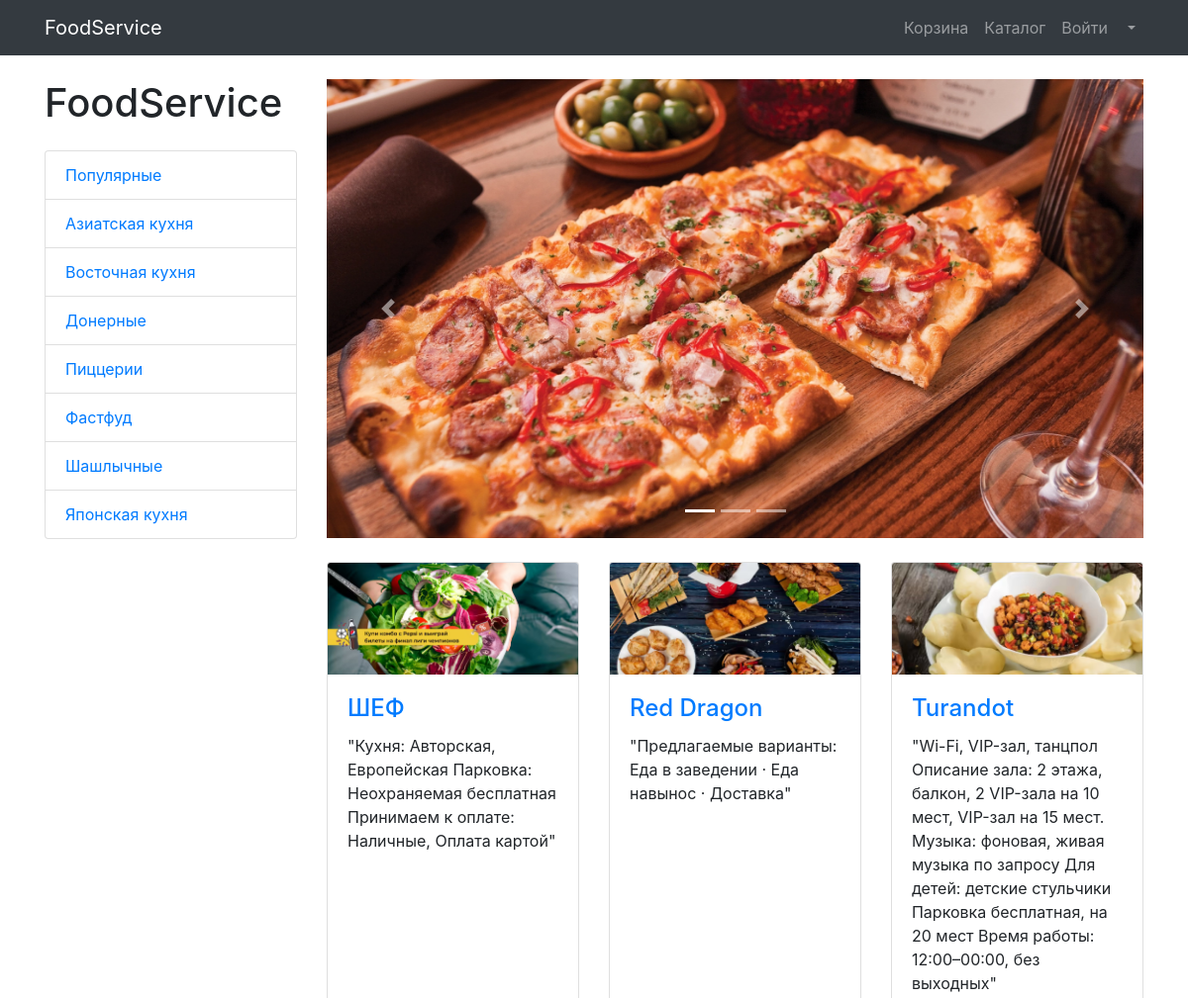
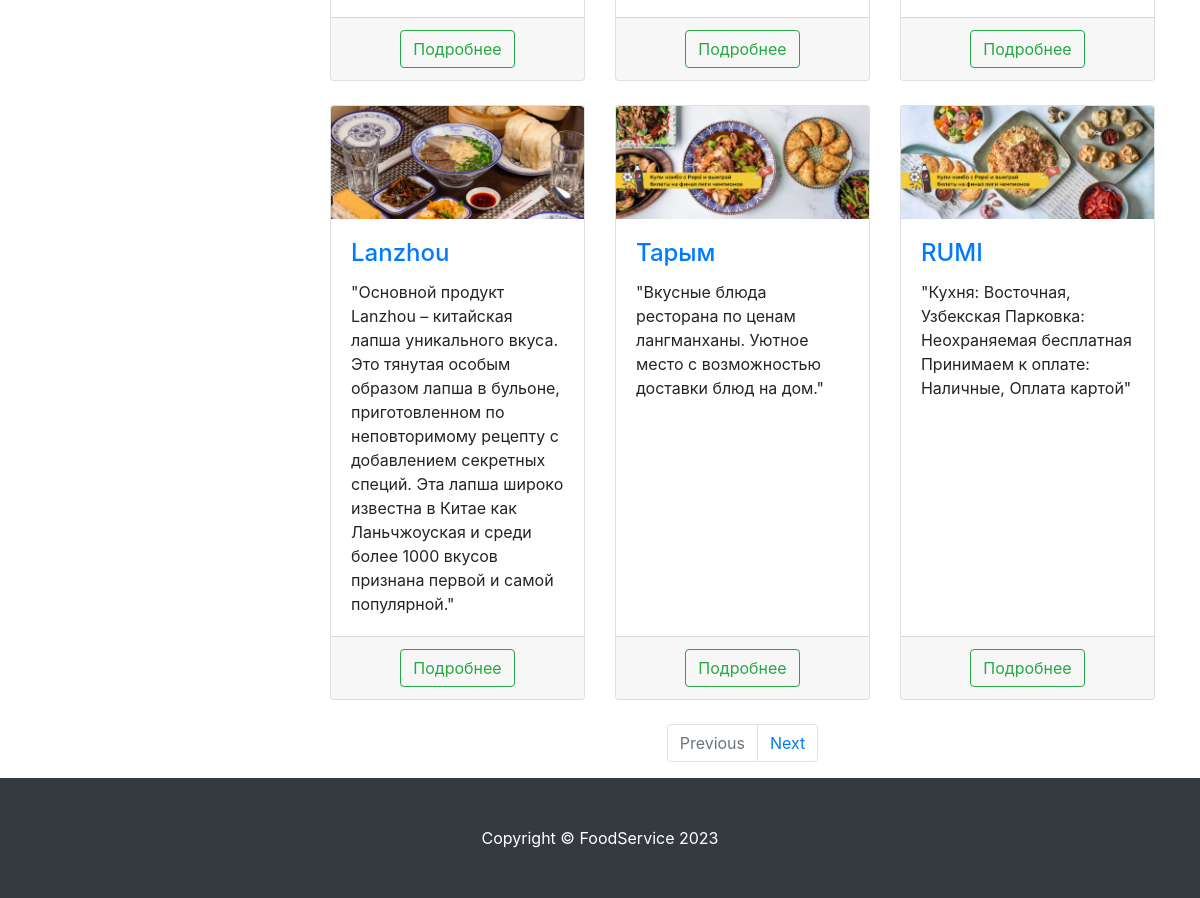
/restaurants, run on an earlier commit of the app's database (2 pictures, top to bottom).
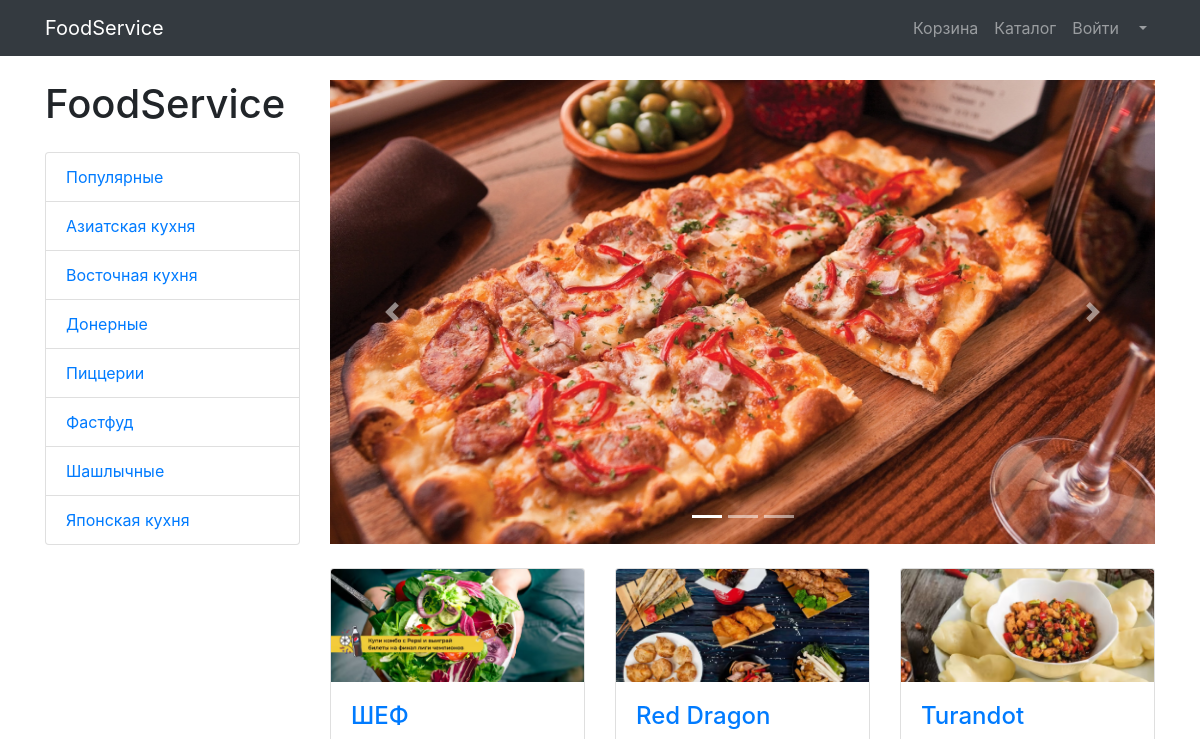
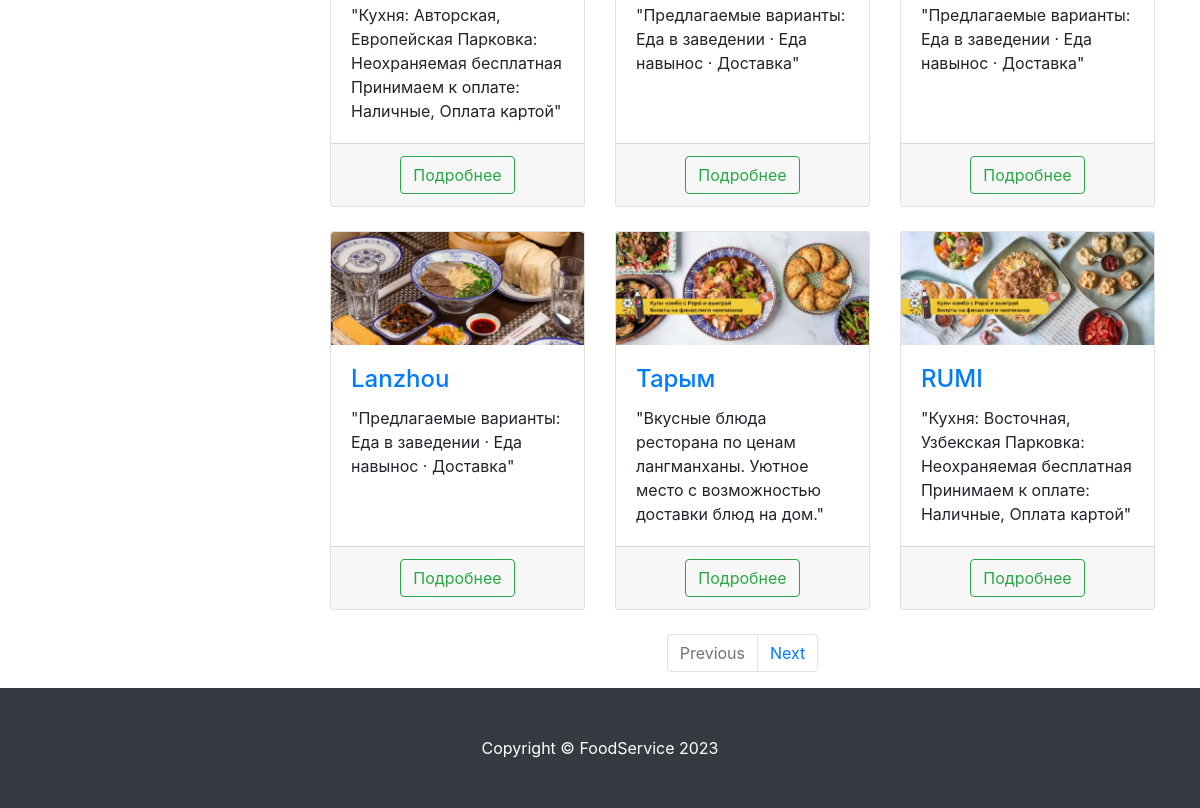
And on a later commit of the database (2 pictures, top to bottom).
### restaurants/models.py (models this page shows, shortened)
class RestaurantCategory(models.Model):
    name = models.CharField(max_length=256)
    description = models.TextField(max_length=1024)
    def __str__(self):
        return self.name

class Restaurant(models.Model):
    name = models.CharField(max_length=256)
    address = models.CharField(max_length=256)
    description = models.TextField(max_length=1024)
    category = models.ForeignKey(to=RestaurantCategory, on_delete=models.CASCADE)
    image = models.ImageField(upload_to='restaurant_image', null=True)

### restaurants/views.py (the view)
# urls.py: path('', include('restaurants.urls', namespace='restaurants')),
def restaurants(request, category_id=None):
    if category_id:
        category = RestaurantCategory.objects.get(id=category_id)
        restaurant_list = Restaurant.objects.filter(category=category)
    else:
        restaurant_list = Restaurant.objects.all()
    p = Paginator(restaurant_list, 6)
    page_number = request.GET.get('page')
    page_obj = p.get_page(page_number)
    context = {
        'title': "FoodService - Restaurants",
        'restaurants': restaurant_list,
        'categories': RestaurantCategory.objects.all(),
        'page_obj': page_obj,
    }
    return render(request, 'restaurants/restaurants.html', context)

### restaurants/templates/restaurants/restaurants.html (shortened to what this page needs)
{% load static %}
<!DOCTYPE html>
<html lang="en">
<head>
    <link href="{% static 'vendor/bootstrap/css/bootstrap.min.css' %}" rel="stylesheet">
    <link href="{% static 'vendor/css/products.css' %}" rel="stylesheet">
</head>
<body>
<nav class="navbar navbar-expand-lg navbar-dark bg-dark fixed-top">
    <div class="container">
        <a class="navbar-brand" href="{% url 'restaurants:index' %}">FoodService</a>
        <div class="collapse navbar-collapse" id="navbarResponsive">
            <ul class="navbar-nav ml-auto">
                <li class="nav-item">
                    <a class="nav-link" href="{% url 'restaurants:basket' %}">Корзина  </a>
                </li>
                <li class="nav-item">
                    <a class="nav-link" href="{% url 'restaurants:restaurants' %}">Каталог </a>
                </li>
                <li class="nav-item">
                    <a class="nav-link" href="{% url 'users:login' %}">Войти </a>
                </li>
                <li class="nav-item dropdown">
                    <a class="nav-link dropdown-toggle" href="#" id="navbarDropdown" role="button"
                       data-bs-toggle="dropdown" aria-expanded="false">
                    </a>
                </li>
            </ul>
        </div>
    </div>
</nav>
<div class="container">
    <div class="row">
        <div class="col-lg-3">
            <h1 class="my-4">FoodService</h1>
            <div class="list-group">
                {% for category in categories %}
                <a href="{% url 'restaurants:category' category.id %}" class="list-group-item">{{ category }}</a>
                {% endfor %}
            </div>
        </div>
        <div class="col-lg-9">
            <div id="carouselExampleIndicators" class="carousel slide my-4" data-ride="carousel">
                <ol class="carousel-indicators">
                    <li data-target="#carouselExampleIndicators" data-slide-to="0" class="active"></li>
                    <li data-target="#carouselExampleIndicators" data-slide-to="1"></li>
                    <li data-target="#carouselExampleIndicators" data-slide-to="2"></li>
                </ol>
                <div class="carousel-inner" role="listbox">
                    <div class="carousel-item active">
                        <img class="d-block img-fluid" src="{% static 'vendor/img/slides/slide_1.jpg' %}" alt="First slide">
                    </div>
                </div>
                <a class="carousel-control-prev" href="#carouselExampleIndicators" role="button" data-slide="prev">
                    <span class="carousel-control-prev-icon" aria-hidden="true"></span>
                </a>
                <a class="carousel-control-next" href="#carouselExampleIndicators" role="button" data-slide="next">
                    <span class="carousel-control-next-icon" aria-hidden="true"></span>
                </a>
            </div>
            <div class="row">
                {% for restaurant in page_obj %}
                <div class="col-lg-4 col-md-6 mb-4">
                    <div class="card h-100">
                        <a href="{% url 'restaurants:restaurant' restaurant.id %}">
                            <img class="card-img-top"
                                 src={{restaurant.image.url}}
                                 alt="">
                        </a>
                        <div class="card-body">
                            <h4 class="card-title">
                                <a href="{% url 'restaurants:restaurant' restaurant.id %}">{{restaurant.name}}</a>
                            </h4>
                            <p class="card-text">"{{restaurant.description}}"</p>
                        </div>
                        <div class="card-footer text-center">
                            <a type="button" class="btn btn-outline-success"
                               href="{% url 'restaurants:restaurant' restaurant.id %}">
                                Подробнее</a>
                        </div>
                    </div>
                </div>
                {% endfor %}
            </div>
            <nav aria-label="Page navigation example">
                <ul class="pagination justify-content-center">
                    {% if not page_obj.has_previous %}
                        <li class="page-item disabled">
                            <a class="page-link" href="#" tabindex="-1" aria-disabled="true">Previous</a>
                        </li>
                    {% endif %}
                    {% if page_obj.has_next %}
                    <li class="page-item">
                        <a class="page-link" href="?page={{ page_obj.next_page_number }}">Next</a>
                    </li>
                    {% endif %}
                </ul>
            </nav>
        </div>
    </div>
</div>
<footer class="py-5 bg-dark">
    <div class="container">
        <p class="m-0 text-center text-white">Copyright &copy; FoodService 2023</p>
    </div>
</footer>
</body>
</html>

What changed in the data, as far as the page shows it:
changed Restaurant "Turandot": description "Wi-Fi, VIP-зал, танцпол Описание зала: 2 этажа, балкон, 2 VIP-зала на 10 мест, VIP-зал на 15 мест. Музыка: фоновая, живая музыка по запросу Для детей: детские стульчики Парковка бесплатная, на 20 мест Время работы: 12:00–00:00, без выходных" → "Предлагаемые варианты: Еда в заведении · Еда навынос · Доставка"
changed Restaurant "Lanzhou": description "Основной продукт Lanzhou – китайская лапша уникального вкуса. Это тянутая особым образом лапша в бульоне, приготовленном по неповторимому рецепту с добавлением секретных специй. Эта лапша широко известна в Китае как Ланьчжоуская и среди более 1000 вкусов признана первой и самой популярной." → "Предлагаемые варианты: Еда в заведении · Еда навынос · Доставка"
